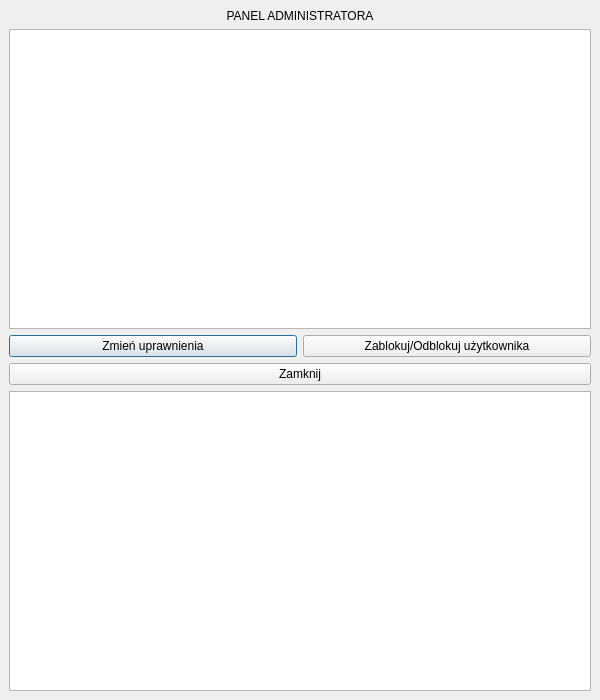
<?xml version="1.0" encoding="UTF-8"?>
<ui version="4.0">
 <class>AdminWidget</class>
 <widget class="QDialog" name="AdminWidget">
  <property name="geometry">
   <rect>
    <x>0</x>
    <y>0</y>
    <width>600</width>
    <height>700</height>
   </rect>
  </property>
  <property name="windowTitle">
   <string>System Bankowy z Wieloma Kontami</string>
  </property>
  <layout class="QVBoxLayout" name="mainVerticalLayout">
   <property name="leftMargin">
    <number>0</number>
   </property>
   <property name="topMargin">
    <number>0</number>
   </property>
   <property name="rightMargin">
    <number>0</number>
   </property>
   <property name="bottomMargin">
    <number>0</number>
   </property>
   <item>
    <widget class="QStackedWidget" name="stackedWidget">
     <property name="enabled">
      <bool>true</bool>
     </property>
     <property name="sizePolicy">
      <sizepolicy hsizetype="Expanding" vsizetype="Expanding">
       <horstretch>0</horstretch>
       <verstretch>0</verstretch>
      </sizepolicy>
     </property>
     <property name="currentIndex">
      <number>0</number>
     </property>
     <widget class="QWidget" name="loginPage">
      <layout class="QVBoxLayout" name="vbox1">
       <item>
        <widget class="QLabel" name="label">
         <property name="text">
          <string>PANEL ADMINISTRATORA</string>
         </property>
         <property name="alignment">
          <set>Qt::AlignmentFlag::AlignHCenter|Qt::AlignmentFlag::AlignTop</set>
         </property>
        </widget>
       </item>
       <item>
        <widget class="QTableView" name="viewAllUsers">
         <property name="sizePolicy">
          <sizepolicy hsizetype="Expanding" vsizetype="MinimumExpanding">
           <horstretch>0</horstretch>
           <verstretch>0</verstretch>
          </sizepolicy>
         </property>
        </widget>
       </item>
       <item>
        <layout class="QHBoxLayout" name="horizontalLayout">
         <item>
          <widget class="QPushButton" name="btnToggleAdmin">
           <property name="text">
            <string>Zmień uprawnienia</string>
           </property>
          </widget>
         </item>
         <item>
          <widget class="QPushButton" name="btnToggleBlock">
           <property name="text">
            <string>Zablokuj/Odblokuj użytkownika</string>
           </property>
          </widget>
         </item>
        </layout>
       </item>
       <item>
        <widget class="QPushButton" name="btnLogOutAdmin">
         <property name="text">
          <string>Zamknij</string>
         </property>
        </widget>
       </item>
       <item>
        <widget class="QTableView" name="viewLogs"/>
       </item>
      </layout>
     </widget>
    </widget>
   </item>
  </layout>
 </widget>
 <resources/>
 <connections/>
</ui>
